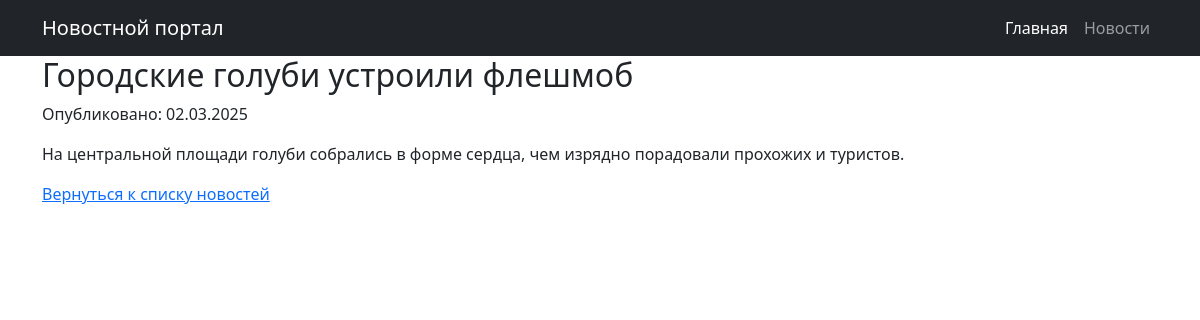
Screenshot of /news/4/ with the database file from the repository.
### portal/models.py (models this page shows, shortened)
class Post(models.Model):
    POST_TYPES = [
        ('article', 'Статья'),
        ('news', 'Новость'),
    ]
    author = models.ForeignKey(Author, on_delete=models.CASCADE)
    post_type = models.CharField(max_length=7, choices=POST_TYPES)
    created_at = models.DateTimeField(auto_now_add=True)
    categories = models.ManyToManyField(Category, through='PostCategory')
    title = models.CharField(max_length=255)
    content = models.TextField()
    rating = models.IntegerField(default=0)

### portal/views.py (the view)
# urls.py: path('news/<int:post_id>/', views.news_detail, name='news_detail'),  # Детальная страница новости
def news_detail(request, post_id):
    post = get_object_or_404(Post, id=post_id)
    return render(request, 'portal/news_detail.html', {'post': post})

### portal/templatetags/censor.py (called while the page is built)
@register.filter(name='censor')
def censor(value):
    if not isinstance(value, str):
        raise ValueError("Фильтр censor применяется только к строковым переменным")
    def repl(match):
        word = match.group()
        return word[0] + '*' * (len(word) - 1)
    for banned in BANNED_WORDS:
        pattern = r'\b(?:' + re.escape(banned) + '|' + re.escape(banned.capitalize()) + r')\b'
        value = re.sub(pattern, repl, value)
    return value

### templates/portal/news_detail.html (shortened to what this page needs)
{% extends 'default.html' %}
{% load censor %}
{% block content %}
    <h2>{{ post.title|censor }}</h2>
    <p>Опубликовано: {{ post.created_at|date:"d.m.Y" }}</p>
    <p>{{ post.content|censor }}</p>
    <a href="/news/">Вернуться к списку новостей</a>
{% endblock %}

### rows the page displays
Post: title|censor "Городские голуби устроили флешмоб", created_at "02.03.2025", content|censor "На центральной площади голуби собрались в форме сердца, чем изрядно порадовали прохожих и туристов."
